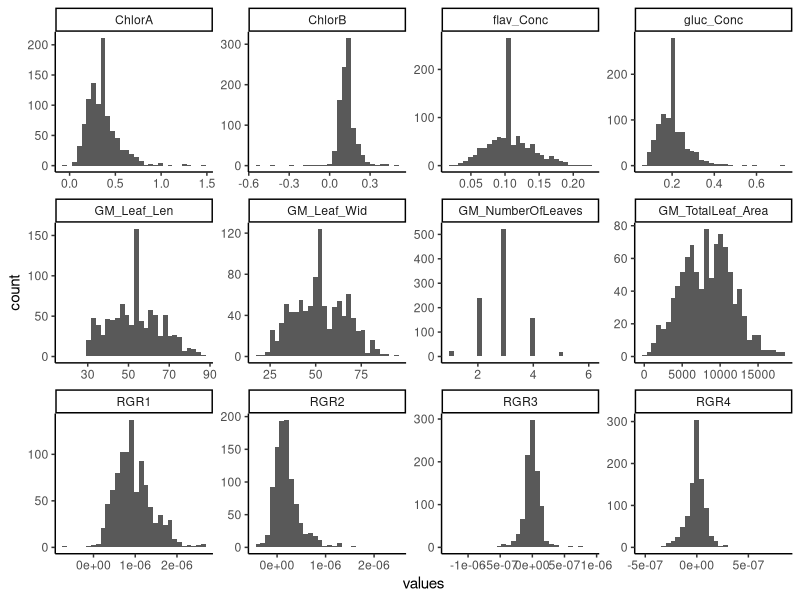
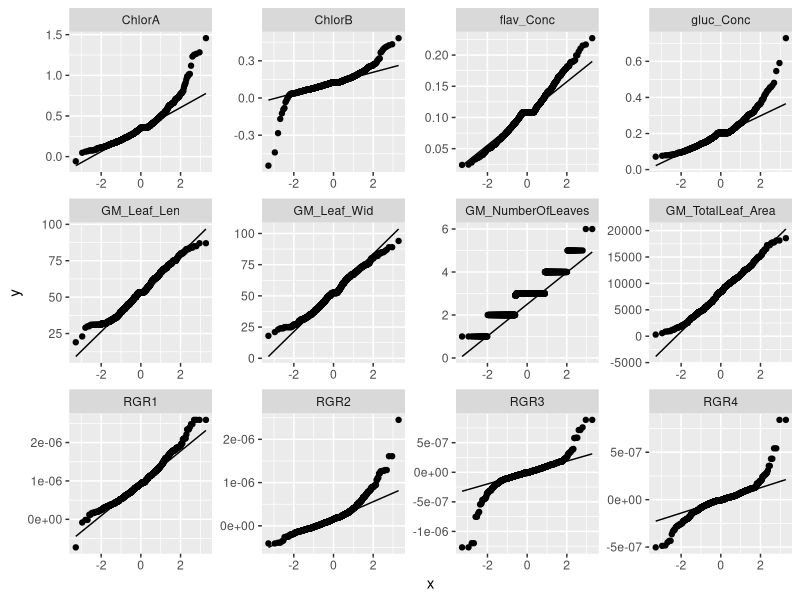
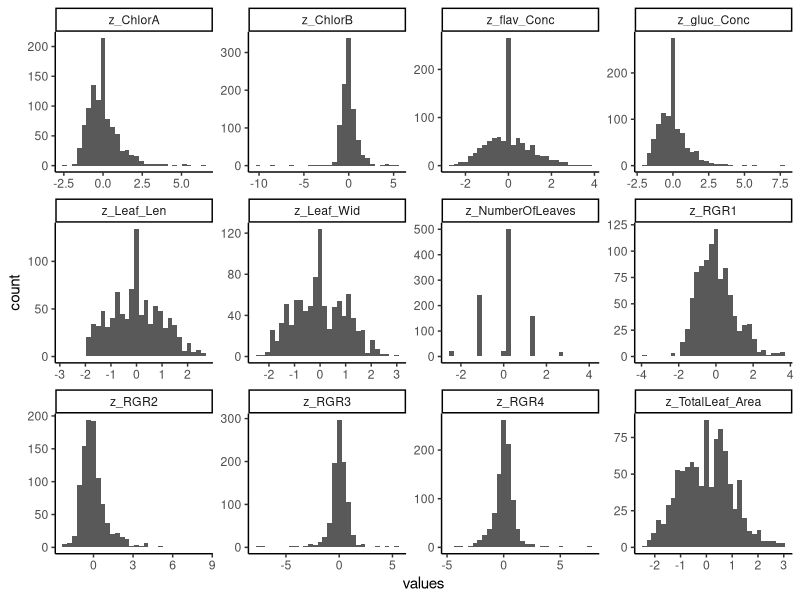
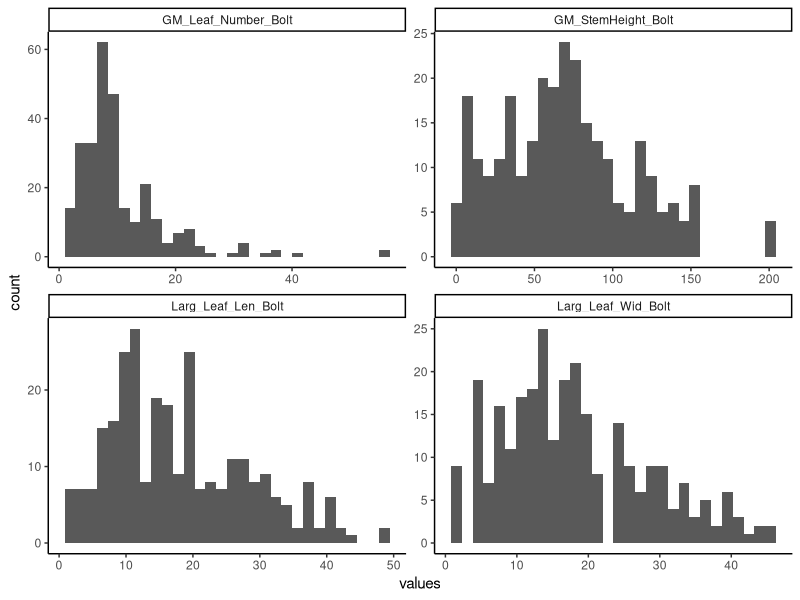
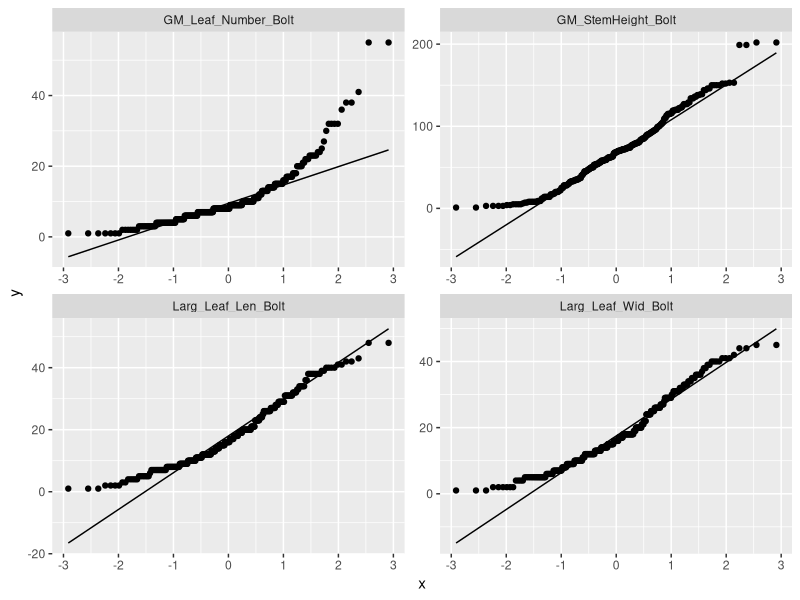
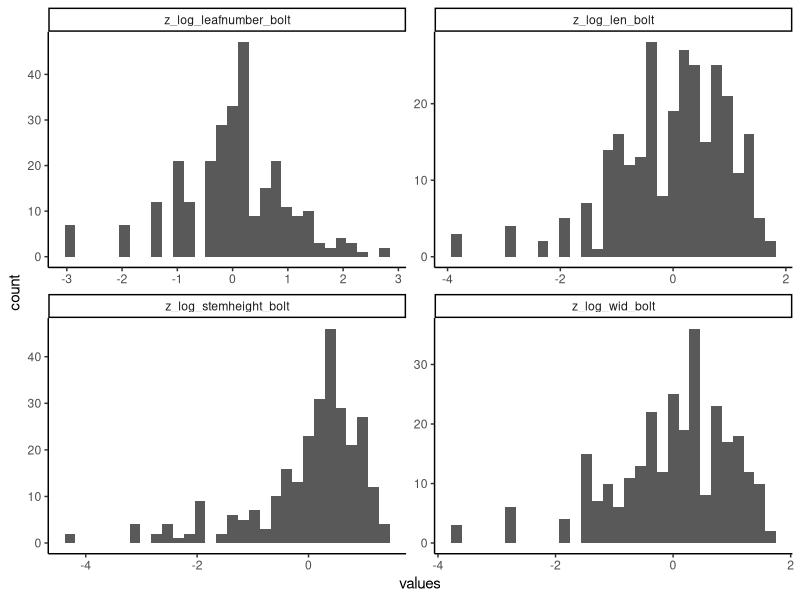
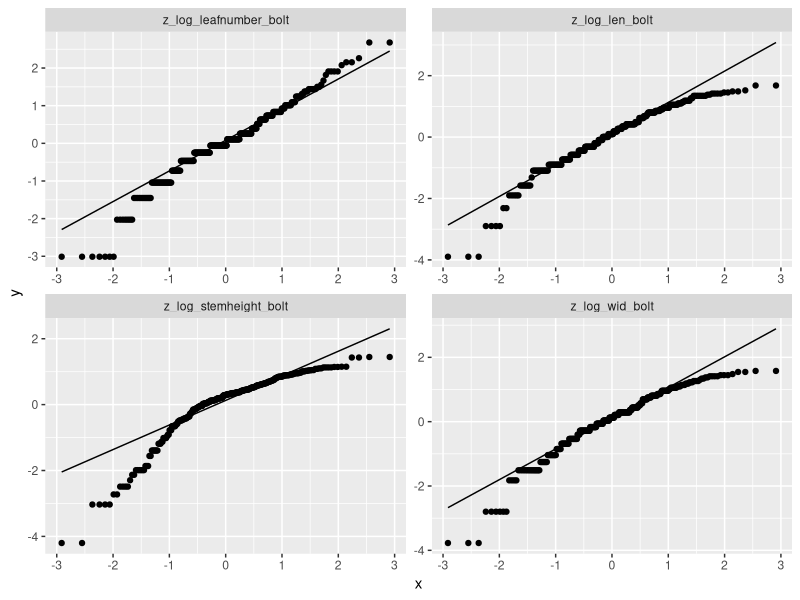

Source code (R) for these figures, in order:
## ---- chunk 1
#load libraries
library(dplyr)
library(tidyverse)
library(tidyr)
library(ggplot2)

#load data
data<-read.csv("DataSynthesis.csv") #DataSynthesis.csv is pulled from Colautti et al., 2023

#separate out tag info into different lines

#create new columns to be turned into different aspects of the plant ID
#rename family to population, because theres another column that will actually eb the family
#remove un-needed columns
data<-data%>%
  rename(population=Family)%>%
  mutate(petri_dish=Tag) %>%
  mutate(family=Tag) %>%
  mutate(common_garden=Tag)%>%
  select(c("Tag", "petri_dish", "population", "family", "common_garden", "ID", starts_with("gh"), ends_with("Field"), starts_with("GM"), ends_with("Bolt"), starts_with("Chlor"), ends_with("Conc"), starts_with("RGR")), -c("GM_Fecundity", ends_with("Initial"), "GM_Leaf_Number"))

#use regular expressions to replace each plant ID column  with only the aspect of the ID needed
data$petri_dish<-sub("(\\w?).+","\\1", data$petri_dish)
data$family<-sub("\\w?\\|\\w+-([A-z0-9-]+)\\|.*", "\\1", data$family)
data$common_garden<-sub("\\w?\\|.+\\|(\\w)\\|.+", "\\1", data$common_garden)

#remove maple observations (we are only interested in garlic mustard)
data<-subset(data, population!="maple")

#remove observations for which there is no common garden data
unique(data$common_garden)
data<-subset(data, population!="e|JBCHY1-1-50|?")
data<-subset(data, population!="b|WSSWM3-1-0|?|?")
data<-subset(data, population!="i163_2")

#Ensure columns are the right data class
str(data)
data$Tag<-as.factor(data$Tag)
data$petri_dish<-as.factor(data$petri_dish)
data$population<-as.factor(data$population)
data$family<-as.factor(data$family)
data$common_garden<-as.factor(data$common_garden)
data$ID<-as.factor(data$ID)

#impute missing data by replacing NA with the mean of the column for numerical variables
#"bolt" data will be done later- needs further manipulation
data<-data%>%
  mutate(RGR1=ifelse(is.na(RGR1),mean(data$RGR1, na.rm=T),RGR1),
         RGR2=ifelse(is.na(RGR2),mean(data$RGR2, na.rm=T),RGR2),
         RGR3=ifelse(is.na(RGR3),mean(data$RGR3, na.rm=T),RGR3),
         RGR4=ifelse(is.na(RGR4),mean(data$RGR4, na.rm=T),RGR4),
         ChlorA=ifelse(is.na(ChlorA),mean(data$ChlorA, na.rm=T),ChlorA),
         ChlorB=ifelse(is.na(ChlorB),mean(data$ChlorB, na.rm=T),ChlorB),
         gluc_Conc=ifelse(is.na(gluc_Conc),mean(data$gluc_Conc, na.rm=T),gluc_Conc),
         flav_Conc=ifelse(is.na(flav_Conc),mean(data$flav_Conc, na.rm=T),flav_Conc),
         GM_Leaf_Len=ifelse(is.na(GM_Leaf_Len),mean(data$GM_Leaf_Len, na.rm=T),GM_Leaf_Len),
         GM_Leaf_Wid=ifelse(is.na(GM_Leaf_Wid),mean(data$GM_Leaf_Wid, na.rm=T),GM_Leaf_Wid),
         GM_TotalLeaf_Area =ifelse(is.na(GM_TotalLeaf_Area),mean(data$GM_TotalLeaf_Area, na.rm=T),GM_TotalLeaf_Area),
         GM_NumberOfLeaves =ifelse(is.na(GM_NumberOfLeaves),mean(data$GM_NumberOfLeaves, na.rm=T),GM_NumberOfLeaves)
)

#create mortality column out of "bolt" data
#most of the bolt columns are "dead", will have to do analysis based on just mortality, then again with living bolt data
data<-data%>%
  mutate(mortality=Larg_Leaf_Len_Bolt)

data$mortality<-sub("\\d+","1", data$mortality)
data$mortality<-sub("Dead","0", data$mortality)

#separate out bolt data
bolt_data<-subset(data, Larg_Leaf_Len_Bolt!="Dead")

#Select out needed columns from "data"
data<-select(data, -ends_with("Bolt"))

#Ensure columns are the right data class
bolt_data$Larg_Leaf_Len_Bolt<-as.numeric(bolt_data$Larg_Leaf_Len_Bolt)
bolt_data$Larg_Leaf_Wid_Bolt<-as.numeric(bolt_data$Larg_Leaf_Wid_Bolt)
bolt_data$GM_StemHeight_Bolt<-as.numeric(bolt_data$GM_StemHeight_Bolt)
bolt_data$GM_Leaf_Number_Bolt<-as.numeric(bolt_data$GM_Leaf_Number_Bolt)

#impute NAs
bolt_data<-bolt_data%>%
  mutate(Larg_Leaf_Len_Bolt=ifelse(is.na(Larg_Leaf_Len_Bolt),mean(data$Larg_Leaf_Len_Bolt, na.rm=T),Larg_Leaf_Len_Bolt),
         Larg_Leaf_Wid_Bolt=ifelse(is.na(Larg_Leaf_Wid_Bolt),mean(data$Larg_Leaf_Wid_Bolt, na.rm=T),Larg_Leaf_Wid_Bolt),
         GM_StemHeight_Bolt=ifelse(is.na(GM_StemHeight_Bolt),mean(data$GM_StemHeight_Bolt, na.rm=T),GM_StemHeight_Bolt),
         GM_NumberOfLeaves=ifelse(is.na(GM_NumberOfLeaves),mean(data$GM_NumberOfLeaves, na.rm=T),GM_NumberOfLeaves))

#write files into a csv
write.csv(data, file="./raw_data.csv", row.names=F)
write.csv(bolt_data, file="./raw_bolt_data.csv", row.names=F)

## ---- chunk 2
#Check normality of numerical variables with histogram
long_data<-pivot_longer(data, c(12:23), names_to="metric", values_to="values")

ggplot(long_data, aes(x=values)) +
  geom_histogram() +
  theme_classic() +
  facet_wrap(~metric, scales="free")

#check for normality with qq plots
ggplot(long_data, aes(sample=values)) +
  geom_qq() +
  stat_qq_line() +
  facet_wrap(~metric, scales="free") #nothing looks too far from normal here, probably doesnt need any kind of normalization other than conversion to Z scores

#transform all numerical columns to z scores
data<-data%>%
  mutate(z_RGR1=(RGR1-mean(RGR1))/sd(RGR1),
         z_RGR2=(RGR2-mean(RGR2))/sd(RGR2),
         z_RGR3=(RGR3-mean(RGR3))/sd(RGR3),
         z_RGR4=(RGR4-mean(RGR4))/sd(RGR4),
         z_ChlorA=(ChlorA-mean(ChlorA))/sd(ChlorA),
         z_ChlorB=(ChlorB-mean(ChlorB))/sd(ChlorB),
         z_gluc_Conc=(gluc_Conc-mean(gluc_Conc))/sd(gluc_Conc),
         z_flav_Conc=(flav_Conc-mean(flav_Conc))/sd(flav_Conc),
         z_Leaf_Len=(GM_Leaf_Len-mean(GM_Leaf_Len))/sd(GM_Leaf_Len),
         z_Leaf_Wid=(GM_Leaf_Wid-mean(GM_Leaf_Wid))/sd(GM_Leaf_Wid),
         z_TotalLeaf_Area=(GM_TotalLeaf_Area-mean(GM_TotalLeaf_Area))/sd(GM_TotalLeaf_Area),
         z_NumberOfLeaves=(GM_NumberOfLeaves-mean(GM_NumberOfLeaves))/sd(GM_NumberOfLeaves))%>%
   select("Tag", "petri_dish", "population", "family", "common_garden", "ID", "gh_bench", "gh_col", "gh_row", "Row_Field", "Col_Field", starts_with("z_"), "mortality")

#how does it look after the transformation?
long_data<-pivot_longer(data, starts_with("z_"), names_to="metric", values_to="values")

ggplot(long_data, aes(x=values)) +
  geom_histogram() +
  theme_classic() +
  facet_wrap(~metric, scales="free")

#bolt data check for normality - needs log transformation
long_bolt_data<-pivot_longer(bolt_data, ends_with("Bolt"), names_to="metric", values_to="values")

ggplot(long_bolt_data, aes(x=values)) +
  geom_histogram() +
  theme_classic() +
  facet_wrap(~metric, scales="free")

#visualize with qq plot
ggplot(long_bolt_data, aes(sample=values)) +
  geom_qq() +
  stat_qq_line() +
  facet_wrap(~metric, scales="free") #also doesnt look too bad


#normalize bolt data and log transform
bolt_data<-bolt_data%>%
  mutate(Larg_Leaf_Len_Bolt=log(Larg_Leaf_Len_Bolt),
         Larg_Leaf_Wid_Bolt=log(Larg_Leaf_Wid_Bolt),
         GM_StemHeight_Bolt=log(GM_StemHeight_Bolt),
         GM_Leaf_Number_Bolt=log(GM_Leaf_Number_Bolt))%>%
  mutate(z_log_len_bolt=(Larg_Leaf_Len_Bolt-mean(Larg_Leaf_Len_Bolt))/sd(Larg_Leaf_Len_Bolt),
         z_log_wid_bolt=(Larg_Leaf_Wid_Bolt-mean(Larg_Leaf_Wid_Bolt))/sd(Larg_Leaf_Wid_Bolt),
         z_log_stemheight_bolt=(GM_StemHeight_Bolt-mean(GM_StemHeight_Bolt))/sd(GM_StemHeight_Bolt),
         z_log_leafnumber_bolt=(GM_Leaf_Number_Bolt-mean(GM_Leaf_Number_Bolt))/sd(GM_Leaf_Number_Bolt),
         z_RGR1=(RGR1-mean(RGR1))/sd(RGR1),
         z_RGR2=(RGR2-mean(RGR2))/sd(RGR2),
         z_RGR3=(RGR3-mean(RGR3))/sd(RGR3),
         z_RGR4=(RGR4-mean(RGR4))/sd(RGR4),
         z_ChlorA=(ChlorA-mean(ChlorA))/sd(ChlorA),
         z_ChlorB=(ChlorB-mean(ChlorB))/sd(ChlorB),
         z_gluc_Conc=(gluc_Conc-mean(gluc_Conc))/sd(gluc_Conc),
         z_flav_Conc=(flav_Conc-mean(flav_Conc))/sd(flav_Conc),
         z_Leaf_Len=(GM_Leaf_Len-mean(GM_Leaf_Len))/sd(GM_Leaf_Len),
         z_Leaf_Wid=(GM_Leaf_Wid-mean(GM_Leaf_Wid))/sd(GM_Leaf_Wid),
         z_TotalLeaf_Area=(GM_TotalLeaf_Area-mean(GM_TotalLeaf_Area))/sd(GM_TotalLeaf_Area),
         z_NumberOfLeaves=(GM_NumberOfLeaves-mean(GM_NumberOfLeaves))/sd(GM_NumberOfLeaves)) %>%
  select("Tag", "petri_dish", "population", "family", "common_garden", "ID", "gh_bench", "gh_col", "gh_row", "Row_Field", "Col_Field", starts_with("z_"), "mortality")


#check to see if the log transform did anything - looks much better
long_bolt_data<-pivot_longer(bolt_data, ends_with("bolt"), names_to="metric", values_to="values")

ggplot(long_bolt_data, aes(x=values)) +
  geom_histogram() +
  theme_classic() +
  facet_wrap(~metric, scales="free")

ggplot(long_bolt_data, aes(sample=values)) +
  geom_qq() +
  stat_qq_line() +
  facet_wrap(~metric, scales="free") #looks better

#write files into a csv
write.csv(data, file="./normalized_data.csv", row.names=F)
write.csv(bolt_data, file="./normalized_bolt_data.csv", row.names=F)
